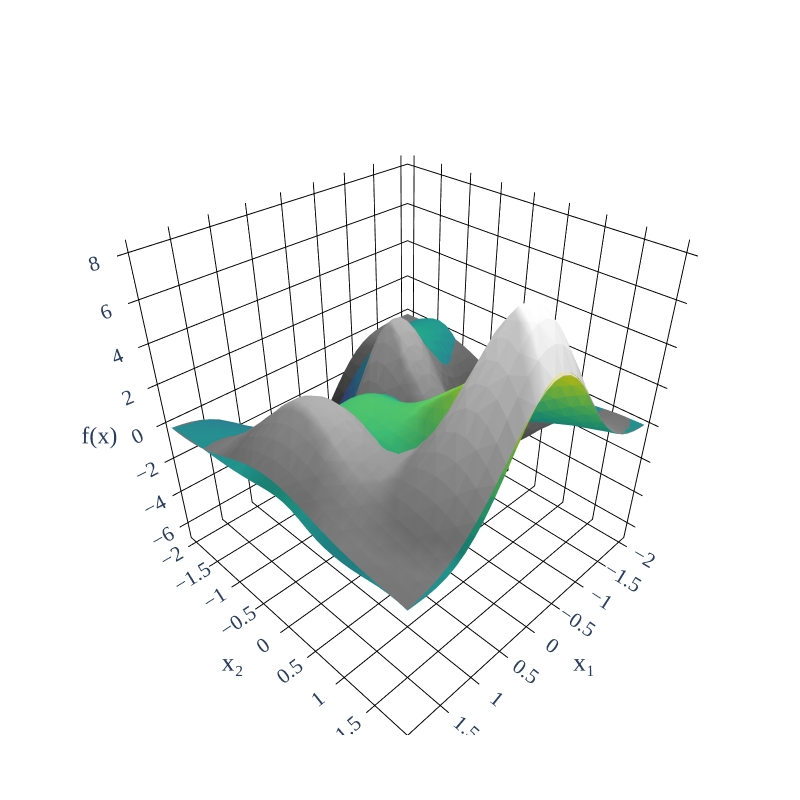

Notebook cell for this chart:
### Code cell
def superficie(file_paths):

    # Leitura dos dados e extração de 'Z_pred' reshape em array coluna
    Z_preds = [pd.read_excel(fp)['Z_pred'].values.reshape(-1, 1) for fp in file_paths]
    Z_pred_total = np.hstack(Z_preds)
    Z_media = np.mean(Z_pred_total, axis=1, keepdims=True)
    desvio_padrao = np.std(Z_pred_total, axis=1, keepdims=True)

    df = pd.read_excel("1000_model/1000_model_40_9_1.xlsx")
    Z_mse = df['Z'].values.reshape(-1, 1)

    x = np.linspace(-2, 2, 32)
    y = np.linspace(-2, 2, 32)
    X, Y = np.meshgrid(x, y)
    Z = 3*(1-X)**2 * np.exp(-(X**2) - (Y+1)**2) - 10*(X/5 - X**3 - Y**5) * np.exp(-X**2 - Y**2) - 1/3 * np.exp(-(X+1)**2 - Y**2)
    points = np.column_stack((X.flatten(), Y.flatten()))
    tri = Delaunay(points)
            
    fig_original = ff.create_trisurf(x=X.flatten(), y=Y.flatten(), z=Z.flatten(), 
                                            simplices=tri.simplices, colormap='Greys',
                                            title='Surface Fit - Original Values')
    fig_predicted = ff.create_trisurf(x=X.flatten(), y=Y.flatten(), z= Z_media.flatten(), 
                                            simplices=tri.simplices, colormap='Viridis',
                                            title='Surface Fit - Predicted Values')


    data = [fig_original.data[0], fig_predicted.data[0]]
    fig = go.Figure(data=data)
    fig.update_layout(
    title=' ',
    autosize=False,
    width=800,
    height=800,
    margin=dict(l=65, r=50, b=65, t=90),
    scene=dict(
        aspectmode='manual',
        aspectratio=dict(x=1, y=1, z=1),
        xaxis=dict(
            title=dict(text='x₁', font=dict(family='Times New Roman', size=26)),
            backgroundcolor='white',
            gridcolor='black',
            zerolinecolor='black',
            tickfont=dict(family='Times New Roman', size=16)
        ),
        yaxis=dict(
            title=dict(text='x₂', font=dict(family='Times New Roman', size=26)),
            backgroundcolor='white',
            gridcolor='black',
            zerolinecolor='black',
            tickfont=dict(family='Times New Roman', size=16)
        ),
        zaxis=dict(
            title=dict(text='f(x)', font=dict(family='Times New Roman', size=24)),
            backgroundcolor='white',
            gridcolor='black',
            zerolinecolor='black',
            tickfont=dict(family='Times New Roman', size=16)
        )
    ),
    paper_bgcolor='white',
    plot_bgcolor='white',
    font=dict(family='Times New Roman', size=16)  # fonte global
)


    fig.show()

    mse = np.mean((Z_mse - Z_media) ** 2)

    print(f'MSE: {mse}')

superficie([
    "1000_model/1000_model_12_6_0.xlsx",
    "1000_model/1000_model_13_9_6.xlsx",
    "1000_model/1000_model_20_5_0.xlsx",
    "1000_model/1000_model_22_8_7.xlsx",
    "1000_model/1000_model_24_6_2.xlsx",
    "1000_model/1000_model_2_8_0.xlsx",
    "1000_model/1000_model_30_7_8.xlsx",
    "1000_model/1000_model_9_9_10.xlsx",
    "1000_model/1000_model_9_9_2.xlsx",
    "1000_model/1000_model_9_9_5.xlsx"
])

### Figure 1 — Plotly figure (JSON) as saved in the notebook; plotly's stock layout.template omitted (floating-point values rounded to 4 significant figures; data arrays with more than 128 entries replaced by an {"elided": "..."} marker saying what was removed)
{"data": [{"facecolor": {"elided": "1922 str values"}, "i": {"elided": "1922 int values"}, "j": {"elided": "1922 int values"}, "k": {"elided": "1922 int values"}, "name": "", "type": "mesh3d", "x": {"elided": "1024 float values"}, "y": {"elided": "1024 float values"}, "z": {"elided": "1024 float values"}}, {"facecolor": {"elided": "1922 str values"}, "i": {"elided": "1922 int values"}, "j": {"elided": "1922 int values"}, "k": {"elided": "1922 int values"}, "name": "", "type": "mesh3d", "x": {"elided": "1024 float values"}, "y": {"elided": "1024 float values"}, "z": {"elided": "1024 float values"}}], "layout": {"autosize": false, "font": {"family": "Times New Roman", "size": 16}, "height": 800, "margin": {"b": 65, "l": 65, "r": 50, "t": 90}, "paper_bgcolor": "white", "plot_bgcolor": "white", "scene": {"aspectmode": "manual", "aspectratio": {"x": 1, "y": 1, "z": 1}, "xaxis": {"backgroundcolor": "white", "gridcolor": "black", "tickfont": {"family": "Times New Roman", "size": 16}, "title": {"font": {"family": "Times New Roman", "size": 26}, "text": "x₁"}, "zerolinecolor": "black"}, "yaxis": {"backgroundcolor": "white", "gridcolor": "black", "tickfont": {"family": "Times New Roman", "size": 16}, "title": {"font": {"family": "Times New Roman", "size": 26}, "text": "x₂"}, "zerolinecolor": "black"}, "zaxis": {"backgroundcolor": "white", "gridcolor": "black", "tickfont": {"family": "Times New Roman", "size": 16}, "title": {"font": {"family": "Times New Roman", "size": 24}, "text": "f(x)"}, "zerolinecolor": "black"}}, "title": {"text": " "}, "width": 800}}
